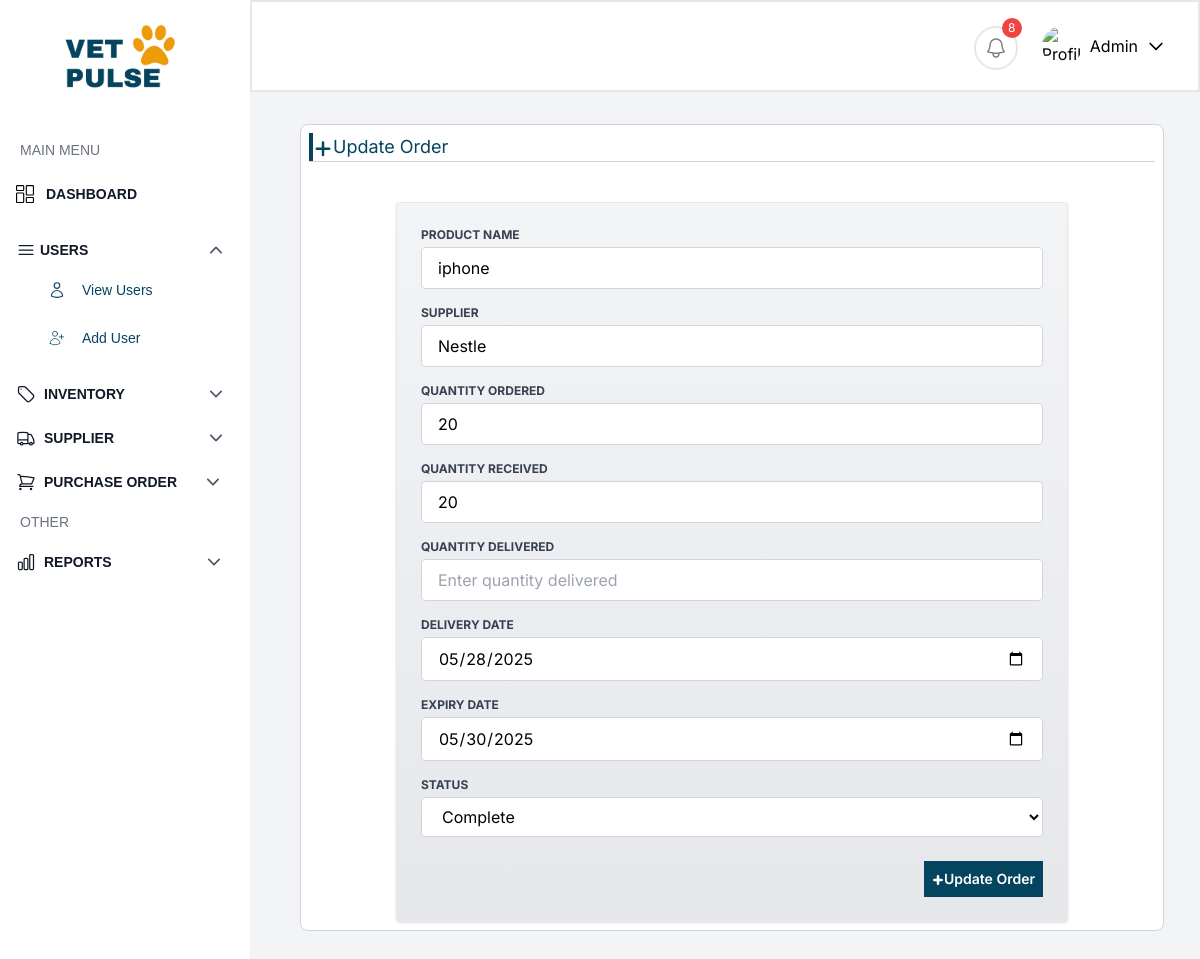
Screenshot of /purchase-orders/54/update/ (signed in) with the database file from the repository.
### petclinic_app/models.py (models this page shows, shortened)
class ProductSupplier(models.Model):
    STATUS_CHOICES = [
        ('pending', 'Pending'),
        ('complete', 'Complete'),
        ('incomplete', 'Incomplete'),
    ]
    id = models.AutoField(primary_key=True)
    supplier = models.ForeignKey('Supplier', on_delete=models.CASCADE, null=True, blank=True)
    product = models.ForeignKey('Product', on_delete=models.CASCADE)
    quantity_ordered = models.IntegerField()
    quantity_received = models.IntegerField()
    quantity_remaining = models.IntegerField()
    status = models.CharField(max_length=20, choices=STATUS_CHOICES, default='pending')
    created_by = models.ForeignKey(User, on_delete=models.CASCADE, null=True, blank=True)
    created_at = models.DateTimeField(auto_now_add=True)
    updated_at = models.DateTimeField(auto_now=True)
    date_received = models.DateTimeField(auto_now_add=True, null=True, blank=True)
    delivery_date = models.DateField(null=True, blank=True)
    expiry_date = models.DateField(null=True, blank=True)
    batch_number = models.CharField(max_length=100, null=True, blank=True)

class Product(models.Model):
    product_id = models.AutoField(primary_key=True)
    product_name = models.CharField(max_length=255, unique=True)
    image = models.ImageField(upload_to='product_images/', null=True, blank=True)
    description = models.TextField(null=True, blank=True)
    category = models.CharField(max_length=20, choices=CATEGORY_CHOICES, null=True, blank=True)
    suppliers = models.ManyToManyField("Supplier", blank=True)  # Use string reference
    created_by = models.ForeignKey(User, on_delete=models.CASCADE, null=True, blank=True)
    created_at = models.DateTimeField(auto_now_add=True, null=True, blank=True)
    updated_at = models.DateTimeField(auto_now=True)
    movement_threshold = models.IntegerField(default=100)

class Supplier(models.Model):
    supplier_id = models.AutoField(primary_key=True)
    supplier_name = models.CharField(max_length=255)
    supplier_location = models.CharField(max_length=255, blank=True, null=True)
    email = models.EmailField(unique=True, null=True, blank=True)
    contact_number = models.CharField(max_length=20, blank=True, null=True)  # ✅ New field
    created_by = models.ForeignKey(User, on_delete=models.CASCADE, null=True, blank=True)
    created_at = models.DateTimeField(auto_now_add=True, null=True, blank=True)
    updated_at = models.DateTimeField(auto_now=True)
    products = models.ManyToManyField(Product, blank=True)

### petclinic_app/views.py (the view, shortened to what this page needs)
# urls.py: path('purchase-orders/<int:pk>/update/', PurchaseOrderUpdateView.as_view(), name='purchase_order_update'),
class PurchaseOrderUpdateView(LoginRequiredMixin, View):
    template_name = 'purchase_order_update.html'
    success_url = reverse_lazy('purchase_order_list')
    def get(self, request, pk):
        order = get_object_or_404(ProductSupplier, pk=pk)
        return render(request, self.template_name, {'order': order})

### templates/purchase_order_update.html (shortened to what this page needs)
{% extends 'adminbar.html' %}
{% load static %}
{% block content %}
<div class=" text-[#04445F] text-lg flex">
  <div class="w-px h-7 p-[2px] bg-[#04445F] "></div>
  <svg xmlns="http://www.w3.org/2000/svg" fill="none" viewBox="0 0 24 20" stroke-width="3" stroke="currentColor" class="h-7 w-5">
    <path stroke-linecap="round" stroke-linejoin="round" d="M12 4.5v15m7.5-7.5h-15" />
  </svg>
  Update Order
</div>
<hr class=" border-gray-300">
<div class="max-w-2xl mx-auto mt-10 ">
    <form method="post" class="bg-gradient-to-b from-gray-100 to-gray-200 p-6 rounded border shadow">
      <div class="mb-4">
        <label class="block text-xs font-bold uppercase text-gray-700 mb-1">Product Name</label>
        <input type="text" value="{{ order.product.product_name }}" readonly class="w-full px-4 py-2 rounded border border-gray-300 focus:outline-none focus:ring-2 focus:ring-blue-500 bg-white">
      </div>
      <div class="mb-4">
        <label class="block text-xs font-bold uppercase text-gray-700 mb-1">Supplier</label>
        <input type="text" value="{{ order.supplier.supplier_name }}" readonly class="w-full px-4 py-2 rounded border border-gray-300 focus:outline-none focus:ring-2 focus:ring-blue-500 bg-white">
      </div>
      <div class="mb-4">
        <label class="block text-xs font-bold uppercase text-gray-700 mb-1">Quantity Ordered</label>
        <input type="number" value="{{ order.quantity_ordered }}" readonly class="w-full px-4 py-2 rounded border border-gray-300 focus:outline-none focus:ring-2 focus:ring-blue-500 bg-white">
      </div>
      <div class="mb-4">
        <label class="block text-xs font-bold uppercase text-gray-700 mb-1">Quantity Received</label>
        <input type="number" value="{{ order.quantity_received }}" readonly class="w-full px-4 py-2 rounded border border-gray-300 focus:outline-none focus:ring-2 focus:ring-blue-500 bg-white">
      </div>
      <div class="mb-4">
        <label for="quantity_delivered" class="block text-xs font-bold uppercase text-gray-700 mb-1">Quantity Delivered</label>
        <input type="number" placeholder="Enter quantity delivered" name="quantity_delivered" class="w-full px-4 py-2 rounded border border-gray-300 focus:outline-none focus:ring-2 focus:ring-blue-500 bg-white" required>
      </div>
      <div class="mb-4">
        <label for="delivery_date" class="block text-xs font-bold uppercase text-gray-700 mb-1">Delivery Date</label>
        <input type="date" name="delivery_date" value="{{ order.delivery_date|date:'Y-m-d' }}" class="w-full px-4 py-2 rounded border border-gray-300 focus:outline-none focus:ring-2 focus:ring-blue-500 bg-white">
      </div>
      <div class="mb-4">
        <label for="expiry_date" class="block text-xs font-bold uppercase text-gray-700 mb-1">Expiry Date</label>
        <input type="date" name="expiry_date" value="{{ order.expiry_date|date:'Y-m-d' }}" class="w-full px-4 py-2 rounded border border-gray-300 focus:outline-none focus:ring-2 focus:ring-blue-500 bg-white">
      </div>
      <div class="mb-4">
        <label for="status" class="block text-xs font-bold uppercase text-gray-700 mb-1">Status</label>
        <select name="status" class="w-full px-4 py-2 rounded border border-gray-300 focus:outline-none focus:ring-2 focus:ring-blue-500 bg-white">
          <option value="complete" {% if order.status == 'complete' %}selected{% endif %}>Complete</option>
        </select>
      </div>
      <div class="flex justify-end mt-6">
        <button type="submit" class="bg-[#04445F] hover:bg-[#0369a1] text-sm text-white font-semibold px-2 py-2 flex items-center justify-end">
          <svg xmlns="http://www.w3.org/2000/svg" fill="none" viewBox="0 0 24 20" stroke-width="5" stroke="currentColor" class="h-5 w-3">
            <path stroke-linecap="round" stroke-linejoin="round" d="M12 4.5v15m7.5-7.5h-15" />
          </svg>
          Update Order
        </button>
      </div>
    </form>
</div>
{% endblock %}

### templates/adminbar.html (shortened to what this page needs)
{% load compress static %}
<!DOCTYPE html>
<html lang="en">
<head>
    <link href="https://cdn.jsdelivr.net/npm/tailwindcss@2.2.19/dist/tailwind.min.css" rel="stylesheet">
    <script src="https://cdn.tailwindcss.com"></script>
    {% compress css %}
    <link rel="stylesheet" href="{% static 'src/output.css' %}">
    {% endcompress %}
</head>
<body class="bg-gray-100 font-[Inter]">
    <nav id="navBar" class="flex items-center justify-between bg-white border border-2 p-4 sticky top-0 z-30 md:ml-[250px] ml-0">
        <div class="flex items-center space-x-2">
<div class="relative">
    <button id="notificationButton" class="text-black bg-white border-2 hover:bg-gray-200 p-2 rounded-full focus:outline-none mt-1">
        {% if expiring_count > 0 or low_stock_count > 0 %}
        <span class="absolute -top-1 -right-1 bg-red-500 text-white text-xs rounded-full h-5 w-5 flex items-center justify-center">
            {{ expiring_count|add:low_stock_count }}
        </span>
        {% endif %}
    </button>
</div>
            {% if user.is_authenticated %}
            <div class="relative">
                <div onclick="toggleDropdown7()" class="flex items-center px-4 py-2 rounded-md cursor-pointer">
                    <img src="https://images.unsplash.com/photo-1633332755192-727a05c4013d?auto=format&fit=crop&w=1480&q=80" alt="Profile" class="w-10 h-10 rounded-full mr-2">
                    <span class="text-black">{{ user.username|capfirst }}</span>
                    <svg xmlns="http://www.w3.org/2000/svg" fill="none" viewBox="0 0 24 24" stroke-width="2" stroke="black" class="w-5 h-5 ml-2">
                        <path stroke-linecap="round" stroke-linejoin="round" d="M19 9l-7 7-7-7" />
                    </svg>
                </div>
            </div>
            {% endif %}
        </div>
    </nav>
    <div class="flex">
       <nav id="sidebar" class="bg-white h-screen fixed top-0 left-0 min-w-[250px] py-6 px-4 font-[sans-serif] overflow-auto transition-transform transform -translate-x-full md:translate-x-0 z-50" aria-hidden="true">
            <div class="flex justify-between items-center">
                <a href=""><img src="{% static 'images/logotransparent.png' %}" alt="logo" class='w-32 ml-10' /></a>
            </div>
            <ul class="mt-8">
                <a class="text-gray-500 transition-all text-sm flex items-center rounded-md px-1 py-3">
                    <span>MAIN MENU</span>
                </a>
                <li>
                    <a href="{% url 'dashboardpage' %}" class="transition-all text-sm flex items-center py-3">
                        <span class="text-[#111827] text-sm font-bold flex-1">DASHBOARD</span>
                    </a>
                </li>
            </ul>
            <div class="mt-6">
                <div class="flex cursor-pointer group items-center" onclick="toggleDropdown()">
                    <h8 class="text-[#111827] text-sm font-bold flex items-center space-x-1">
                        <svg xmlns="http://www.w3.org/2000/svg" fill="none" viewBox="0 0 24 24" stroke-width="1.5" stroke="currentColor" class="w-5 h-5">
                            <path stroke-linecap="round" stroke-linejoin="round" d="M3.75 6.75h16.5M3.75 12h16.5m-16.5 5.25h16.5" />
                        </svg>
                        <span>USERS</span>
                    </h8>
                </div>
                <ul id="dropdownMenu" class="space-y-1 mt-2 pl-4 hidden transition-all duration-300">
                    <li>
                        <a href="{% url 'user_list' %}" class="text-[#04445F] hover:text-black transition-all text-sm flex items-center hover:bg-[#efefef] rounded-md px-4 py-3">
                            <span>View Users</span>
                        </a>
                    </li>
                    <li>
                        <a href="{% url 'signup' %}" class="text-[#04445F] hover:text-black transition-all text-sm flex items-center hover:bg-[#efefef] rounded-md px-4 py-3">
                            <span>Add User</span>
                        </a>
                    </li>
                </ul>
            </div>
<div class="mt-6">
  <div class="flex cursor-pointer group items-center" onclick="toggleDropdown1()">
    <h6 class="text-[#111827] text-sm font-bold flex items-center space-x-2">
      <span >INVENTORY</span>
    </h6>
  </div>
</div>
<div class="mt-6">
  <div class="flex cursor-pointer group items-center" onclick="toggleDropdown6()">
    <h9 class="text-[#111827] text-sm font-bold flex items-center space-x-2">
      <span>SUPPLIER</span>
    </h9>
  </div>
</div>
<div class="mt-6">
  <div class="flex cursor-pointer group items-center" onclick="toggleDropdown8()">
    <h9 class="text-[#111827] text-sm font-bold  flex items-center space-x-2">
      <span>PURCHASE ORDER</span>
    </h9>
  </div>
</div>
<ul class="mt-2">
  <a class="text-gray-500 transition-all text-sm flex items-center rounded-md px-1 py-3">
  <span>OTHER</span>
</a>
</ul>
<div class="mt-2">
  <div class="flex cursor-pointer group items-center" onclick="toggleDropdown3()">
    <h9 class="text-[#111827] text-sm font-bold flex items-center space-x-2">
      <span>REPORTS</span>
    </h9>
  </div>
</div>
        </nav>
        <main class="flex-1 overflow-y-auto p-2 ml-0 md:ml-[300px] mr-0 md:mr-[36px] border border-gray-300 bg-white rounded-lg mb-10 max-w-full mt-8">
            {% block content %}
            {% endblock %}
        </main>
    </div>
</body>
</html>

### rows the page displays
ProductSupplier: product.product_name "iphone", supplier.supplier_name "Nestle", quantity_ordered "20", quantity_received "20", delivery_date "05/28/2025", expiry_date "05/30/2025", status "Complete"

### other values shown
{{ expiring_count|add:low_stock_count }} "8"
{{ user.username|capfirst }} "Admin"
